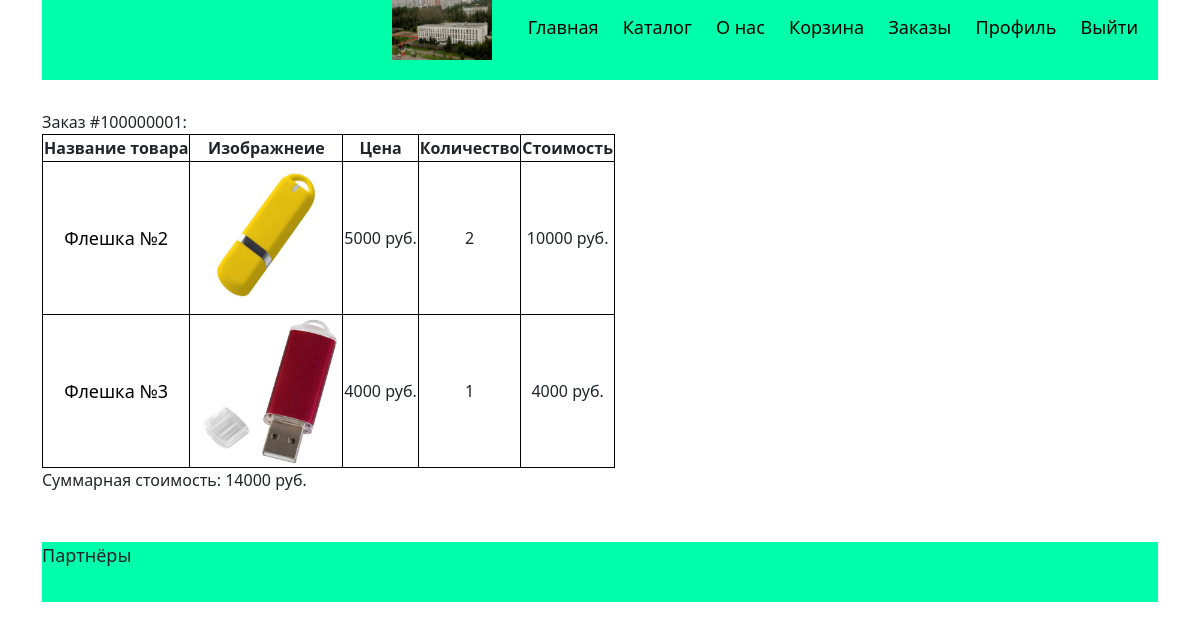
Page /orders/ (signed in) on the committed database.
### ORM.py (models this page shows)
class Orders(db.Model):
    id = db.Column(db.Integer, primary_key=True)
    number_of_order = db.Column(db.Integer)
    quantity = db.Column(db.Integer, nullable=False)
    good_id = db.Column(db.Integer, db.ForeignKey('goods.id'))
    good = db.relationship('Goods', backref=db.backref('orders', lazy=False))
    price_id = db.Column(db.Integer, db.ForeignKey('prices.id'))
    price = db.relationship('Prices', backref=db.backref('orders', lazy=False))
    customer_id = db.Column(db.Integer, db.ForeignKey('customers.id'))
    customer = db.relationship('Customers', backref=db.backref('orders', lazy=False))
    date = db.Column(db.DateTime, nullable=False)
    status = db.Column(db.String(80), nullable=False)

class Goods(db.Model):
    id = db.Column(db.Integer, primary_key=True)
    name = db.Column(db.String(80), nullable=False)
    quantity = db.Column(db.Integer, nullable=False)
    description = db.Column(db.String(200))
    price_id = db.Column(db.Integer, db.ForeignKey('prices.id'))
    price = db.relationship('Prices', backref=db.backref('good', lazy=False))
    photo_link = db.Column(db.String(80))
    colour = db.Column(db.String(80))
    category_id = db.Column(db.Integer, db.ForeignKey('categories.id'))
    category = db.relationship('Categories', backref=db.backref('goods', lazy=False))
    def link(self):
        return '/product?good_id='+str(self.id)

class Prices(db.Model):
    id = db.Column(db.Integer, primary_key=True)
    price = db.Column(db.Integer, nullable=False)
    start_date = db.Column(db.DateTime, nullable=False)
    end_date = db.Column(db.DateTime, nullable=False)

### main.py (the view)
@app.route('/orders/')
def orders():
    login = session.get('login')
    if not login:
        return redirect(url_for('main'), code=302)
    orders_dict = dict()
    total = dict()
    for i in sorted(list(filter(lambda x: x.customer.login==login,Orders.query.all())),key=lambda x:-x.number_of_order):
        if i.number_of_order not in orders_dict:
            orders_dict[i.number_of_order]=[i]
            total[i.number_of_order]=i.price.price*i.quantity
        else:
            orders_dict[i.number_of_order].append(i)
            total[i.number_of_order]+=i.price.price*i.quantity
    for i in orders_dict:
        orders_dict[i].sort(key=lambda x:x.good.id)
    return render_template('orders.html',orders=orders_dict, total=total)

### templates/orders.html (shortened to what this page needs)
{% extends "base.html" %}
{% block content %}
    {%for order in orders %}
        <div class="order">
            <div>Заказ #{{order}}:</div>
            <table>
                <tr>
                    <th>Название товара</th>
                    <th>Изображнеие</th>
                    <th>Цена</th>
                    <th>Количество</th>
                    <th>Стоимость</th>
                </tr>
                {% for item in orders[order] %}
                    <tr>
                        <td><a href={{item.good.link()}}>{{ item.good.name }}</a></td>
                        <td><a href={{item.good.link()}}><img class="order_image" src="{{ url_for('static', filename=item.good.photo_link) }}" alt={{item.good.name}}></a></td>
                        <td>{{ item.price.price }} руб.</td>
                        <td>{{ item.quantity }}</td>
                        <td>{{ item.price.price*item.quantity }} руб.</td>
                    </tr>
                {% endfor %}
            </table>
            <div>Суммарная стоимость: {{ total[order] }} руб.</div>
        </div>
    {% endfor %}
{% endblock %}

### static/Style.css (style rules this page uses)
a { text-decoration: none; color: black; font-size: large; }
.order { padding: 30px 0px; }
th { border: 1px solid black; text-align: center }
td { border: 1px solid black; text-align: center }
.order_image { width: 150px; height: 150px; display: inline-block; }

### rows in the picture
Orders: number_of_order "100000001", good.name "Флешка №2", photo_link (picture), price.price "5000", quantity "2", item.price.price*item.quantity "10000", number_of_order "14000"
Orders: good.name "Флешка №3", photo_link (picture), price.price "4000", quantity "1", item.price.price*item.quantity "4000"
